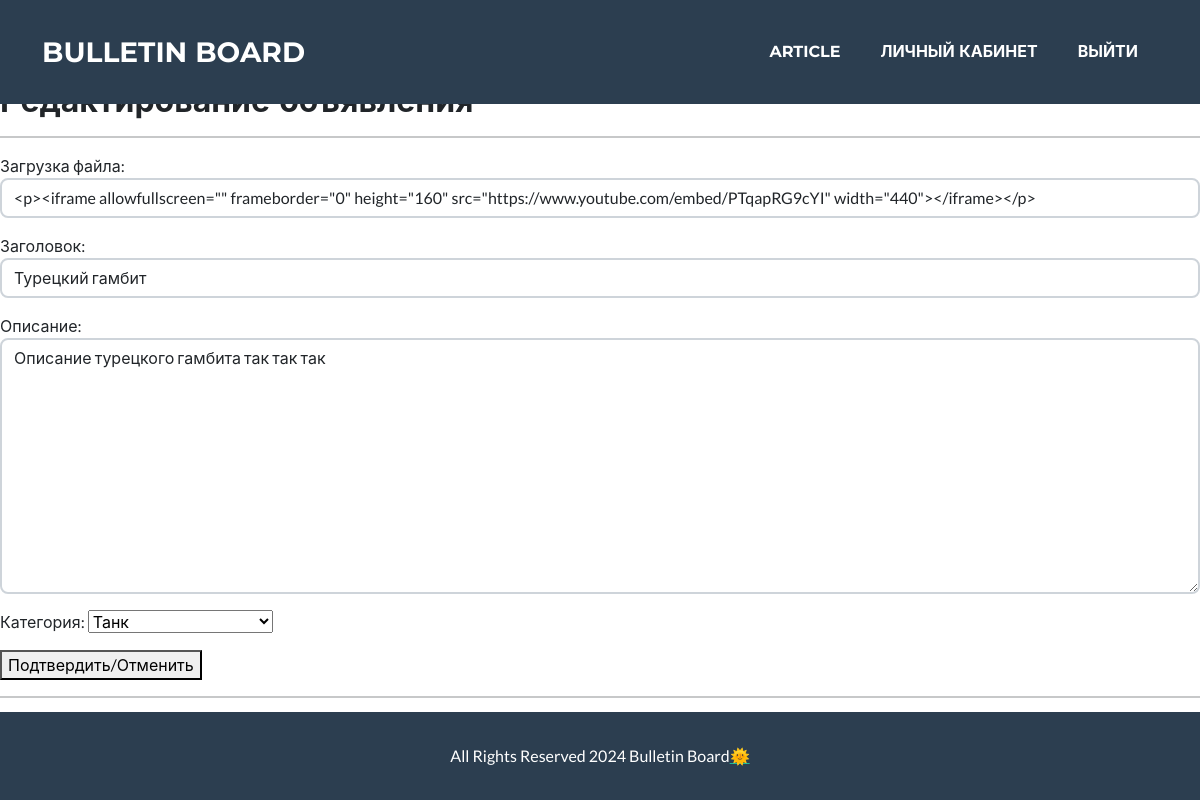
Page /article/5/update/ (signed in) on the committed database.
### appboard/models.py (models this page shows, shortened)
class Article(models.Model):
    TYPE = (
        ('tank', 'Танк'),
        ('heal', 'Хилы'),
        ('dd', 'ДД'),
        ('buyers', 'Торговцы'),
        ('gildmaster', 'Гилдмастеры'),
        ('quest', 'Квестгиверы'),
        ('smith', 'Кузнецы'),
        ('tanner', 'Кожевники'),
        ('potion', 'Зельевары'),
        ('spellmaster', 'Мастера заклинаний'),
    )
    author = models.ForeignKey(User, on_delete=models.CASCADE, verbose_name='Автор')
    title = models.CharField(max_length=64, verbose_name='Заголовок')
    text = models.TextField(verbose_name='Описание')
    category = models.CharField(max_length=16, choices=TYPE, default='tank', verbose_name='Категория')
    dateCreation = models.DateTimeField(auto_now_add=True, verbose_name='Время публикации')
    upload = RichTextUploadingField(verbose_name='Загрузка файла')
    class Meta:
        verbose_name = 'объявление'
        verbose_name_plural = 'объявления'
        ordering = ['-dateCreation']

### appboard/views.py (the view)
# urls.py: path('<int:pk>/update/', ArticleUpdate.as_view(), name='article_update'),
class ArticleUpdate(UpdateView, LoginRequiredMixin):
    raise_exception = True
    permission_required = ('appboard.update_article',)
    form_class = ArticleForm
    model = Article
    template_name = 'article_update.html'
    def get_context_data(self, **kwargs):
        context = super().get_context_data(**kwargs)
        context['author'] = Article.objects.get(pk=self.kwargs.get('pk')).author
        return context

### appboard/forms.py (shortened to what this page needs)
class ArticleForm(forms.ModelForm):
    text = forms.Textarea()
    class Meta:
        model = Article
        fields = [
            'upload',
            'title',
            'text',
            'author',
            'category',
        ]
    class Meta:
        model = Article
        fields = ['upload', 'title', 'text', 'category']
        widgets = {
            'upload': TextInput(attrs={'class': 'form-control', 'placeholder': 'Загрузите файл'}),
            'title': TextInput(attrs={'class': 'form-control', 'placeholder': 'Заголовок объявления'}),
            'text': Textarea(attrs={'class': 'form-control', 'placeholder': 'Описание объявления'}),
            'category_': TextInput(attrs={'class': 'form-control', 'placeholder': 'Категория'}),
        }

### templates/article_update.html (shortened to what this page needs)
{% extends 'flatpages/default.html' %}
{% load static %}
{% block content %}
<h2> Редактирование объявления </h2>
<hr>
{% if user == author %}
<form action="" method="post">
    {{ form.as_p }}
    <button type="submit">Подтвердить/Отменить</button>
</form>
{% else %}
<h4><i>У Вас нет прав для редактирования данной объявления</i></h4>
<h4><i>либо Вы не являетесь автором данного объявления!</i></h4>
{% endif %}
{% endblock content %}

### rows in the picture
Article: upload "<p><iframe allowfullscreen=\"\" frameborder=\"0\" height=\"160\" src=\"https://www.youtube.com/embed/PTqapRG9cYI\" width=\"440\"></iframe></p>", title "Турецкий гамбит", text "Описание турецкого гамбита так так так", category "Танк"
